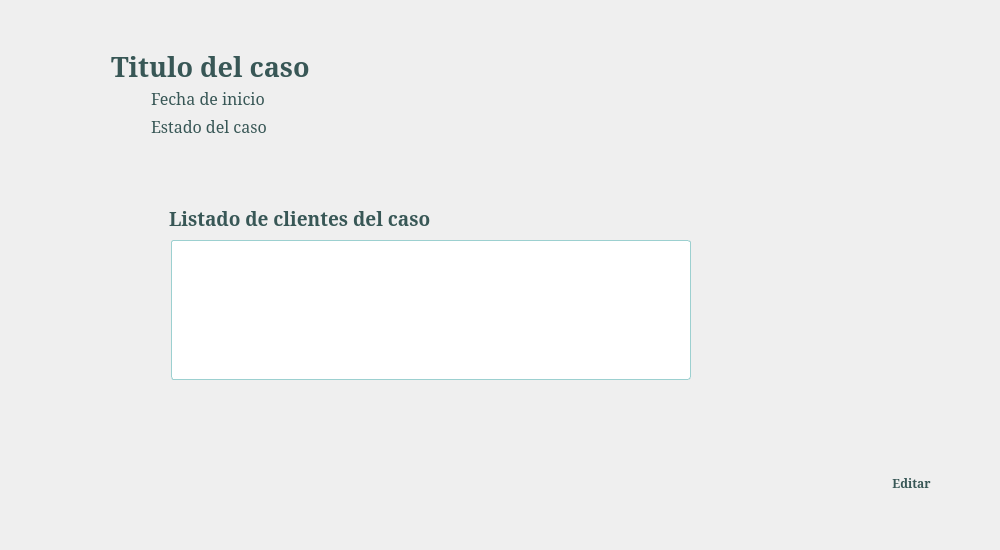
<?xml version="1.0" encoding="UTF-8"?>
<ui version="4.0">
 <class>CaseDetailView</class>
 <widget class="QWidget" name="CaseDetailView">
  <property name="geometry">
   <rect>
    <x>0</x>
    <y>0</y>
    <width>1000</width>
    <height>550</height>
   </rect>
  </property>
  <property name="windowTitle">
   <string>Form</string>
  </property>
  <layout class="QGridLayout" name="gridLayout">
   <item row="0" column="0">
    <layout class="QVBoxLayout" name="verticalLayout_3">
     <item>
      <spacer name="verticalSpacer_2">
       <property name="orientation">
        <enum>Qt::Vertical</enum>
       </property>
       <property name="sizeType">
        <enum>QSizePolicy::Minimum</enum>
       </property>
       <property name="sizeHint" stdset="0">
        <size>
         <width>20</width>
         <height>40</height>
        </size>
       </property>
      </spacer>
     </item>
     <item>
      <layout class="QHBoxLayout" name="horizontalLayout_4">
       <item>
        <spacer name="horizontalSpacer_3">
         <property name="orientation">
          <enum>Qt::Horizontal</enum>
         </property>
         <property name="sizeType">
          <enum>QSizePolicy::Minimum</enum>
         </property>
         <property name="sizeHint" stdset="0">
          <size>
           <width>100</width>
           <height>20</height>
          </size>
         </property>
        </spacer>
       </item>
       <item>
        <layout class="QVBoxLayout" name="verticalLayout_2">
         <item>
          <widget class="QLabel" name="labelTitle">
           <property name="minimumSize">
            <size>
             <width>250</width>
             <height>30</height>
            </size>
           </property>
           <property name="maximumSize">
            <size>
             <width>16777215</width>
             <height>30</height>
            </size>
           </property>
           <property name="font">
            <font>
             <family>Garamond</family>
             <pointsize>20</pointsize>
             <weight>75</weight>
             <bold>true</bold>
            </font>
           </property>
           <property name="styleSheet">
            <string notr="true">color: rgb(56,87,86);</string>
           </property>
           <property name="text">
            <string>Titulo del caso</string>
           </property>
          </widget>
         </item>
         <item>
          <layout class="QHBoxLayout" name="horizontalLayout_3">
           <item>
            <spacer name="horizontalSpacer_2">
             <property name="orientation">
              <enum>Qt::Horizontal</enum>
             </property>
             <property name="sizeType">
              <enum>QSizePolicy::Minimum</enum>
             </property>
             <property name="sizeHint" stdset="0">
              <size>
               <width>40</width>
               <height>20</height>
              </size>
             </property>
            </spacer>
           </item>
           <item>
            <layout class="QVBoxLayout" name="verticalLayoutFields">
             <item>
              <widget class="QLabel" name="label_2">
               <property name="minimumSize">
                <size>
                 <width>250</width>
                 <height>0</height>
                </size>
               </property>
               <property name="font">
                <font>
                 <family>Garamond</family>
                 <pointsize>12</pointsize>
                </font>
               </property>
               <property name="styleSheet">
                <string notr="true">color: rgb(56,87,86);</string>
               </property>
               <property name="text">
                <string>Fecha de inicio</string>
               </property>
              </widget>
             </item>
             <item>
              <widget class="QLabel" name="label_3">
               <property name="minimumSize">
                <size>
                 <width>250</width>
                 <height>20</height>
                </size>
               </property>
               <property name="maximumSize">
                <size>
                 <width>16777215</width>
                 <height>20</height>
                </size>
               </property>
               <property name="font">
                <font>
                 <family>Garamond</family>
                 <pointsize>12</pointsize>
                </font>
               </property>
               <property name="styleSheet">
                <string notr="true">color: rgb(56,87,86);</string>
               </property>
               <property name="text">
                <string>Estado del caso</string>
               </property>
              </widget>
             </item>
            </layout>
           </item>
          </layout>
         </item>
        </layout>
       </item>
       <item>
        <spacer name="horizontalSpacer_4">
         <property name="orientation">
          <enum>Qt::Horizontal</enum>
         </property>
         <property name="sizeHint" stdset="0">
          <size>
           <width>40</width>
           <height>20</height>
          </size>
         </property>
        </spacer>
       </item>
      </layout>
     </item>
     <item>
      <spacer name="verticalSpacer">
       <property name="orientation">
        <enum>Qt::Vertical</enum>
       </property>
       <property name="sizeType">
        <enum>QSizePolicy::Minimum</enum>
       </property>
       <property name="sizeHint" stdset="0">
        <size>
         <width>20</width>
         <height>40</height>
        </size>
       </property>
      </spacer>
     </item>
    </layout>
   </item>
   <item row="1" column="0">
    <layout class="QVBoxLayout" name="verticalLayout_5">
     <item>
      <spacer name="verticalSpacer_5">
       <property name="orientation">
        <enum>Qt::Vertical</enum>
       </property>
       <property name="sizeType">
        <enum>QSizePolicy::Minimum</enum>
       </property>
       <property name="sizeHint" stdset="0">
        <size>
         <width>20</width>
         <height>20</height>
        </size>
       </property>
      </spacer>
     </item>
     <item>
      <layout class="QHBoxLayout" name="horizontalLayout_5">
       <item>
        <spacer name="horizontalSpacer_5">
         <property name="orientation">
          <enum>Qt::Horizontal</enum>
         </property>
         <property name="sizeHint" stdset="0">
          <size>
           <width>120</width>
           <height>20</height>
          </size>
         </property>
        </spacer>
       </item>
       <item>
        <layout class="QVBoxLayout" name="verticalLayout">
         <item>
          <layout class="QHBoxLayout" name="horizontalLayout_2">
           <item>
            <widget class="QLabel" name="labelIconClients">
             <property name="minimumSize">
              <size>
               <width>32</width>
               <height>32</height>
              </size>
             </property>
             <property name="maximumSize">
              <size>
               <width>32</width>
               <height>32</height>
              </size>
             </property>
             <property name="pixmap">
              <pixmap resource="../../media.qrc">:/icons/Resources/imgs/icons/setDefault/Handshake Filled-32.png</pixmap>
             </property>
            </widget>
           </item>
           <item>
            <widget class="QLabel" name="labelListTitle">
             <property name="minimumSize">
              <size>
               <width>250</width>
               <height>30</height>
              </size>
             </property>
             <property name="maximumSize">
              <size>
               <width>16777215</width>
               <height>30</height>
              </size>
             </property>
             <property name="font">
              <font>
               <family>Garamond</family>
               <pointsize>14</pointsize>
               <weight>75</weight>
               <bold>true</bold>
              </font>
             </property>
             <property name="styleSheet">
              <string notr="true">color: rgb(56,87,86);</string>
             </property>
             <property name="text">
              <string>Listado de clientes del caso</string>
             </property>
            </widget>
           </item>
          </layout>
         </item>
         <item>
          <layout class="QHBoxLayout" name="horizontalLayout">
           <item>
            <spacer name="horizontalSpacer">
             <property name="orientation">
              <enum>Qt::Horizontal</enum>
             </property>
             <property name="sizeHint" stdset="0">
              <size>
               <width>40</width>
               <height>20</height>
              </size>
             </property>
            </spacer>
           </item>
           <item>
            <widget class="QListView" name="listViewClients">
             <property name="minimumSize">
              <size>
               <width>520</width>
               <height>140</height>
              </size>
             </property>
             <property name="maximumSize">
              <size>
               <width>16777215</width>
               <height>140</height>
              </size>
             </property>
             <property name="styleSheet">
              <string notr="true">QScrollBar:vertical {               
        border: 1px solid #9CD0D0;
        background:white;
        width:10px;    
        margin: 0px 0px 0px 0px;
    }
    QScrollBar::handle:vertical {
        background: qlineargradient(x1:0, y1:0, x2:1, y2:0,
        stop: 0  rgb(156,208,208), stop: 0.5 rgb(156,208,208),  stop:1 rgb(156,208,208));
        min-height: 0px;
    
    }
    QScrollBar::add-line:vertical {
        background: qlineargradient(x1:0, y1:0, x2:1, y2:0,
        stop: 0  rgb(156,208,208), stop: 0.5 rgb(156,208,208),  stop:1 rgb(156,208,208));
        height: px;
        subcontrol-position: bottom;
        subcontrol-origin: margin;
    }
    QScrollBar::sub-line:vertical {
        background: qlineargradient(x1:0, y1:0, x2:1, y2:0,
        stop: 0  rgb(156,208,208), stop: 0.5 rgb(156,208,208),  stop:1 rgb(156,208,2080));
        height: 0px;
        subcontrol-position: top;
        subcontrol-origin: margin;
    }

QListView{ 
	color: rgb(56,87,86);
	background-color: rgb(255, 255, 255);
	border: 1px solid rgb(156, 208, 208);
	border-radius: 3px }</string>
             </property>
            </widget>
           </item>
          </layout>
         </item>
        </layout>
       </item>
       <item>
        <spacer name="horizontalSpacer_6">
         <property name="orientation">
          <enum>Qt::Horizontal</enum>
         </property>
         <property name="sizeHint" stdset="0">
          <size>
           <width>40</width>
           <height>20</height>
          </size>
         </property>
        </spacer>
       </item>
      </layout>
     </item>
     <item>
      <spacer name="verticalSpacer_6">
       <property name="orientation">
        <enum>Qt::Vertical</enum>
       </property>
       <property name="sizeHint" stdset="0">
        <size>
         <width>20</width>
         <height>40</height>
        </size>
       </property>
      </spacer>
     </item>
    </layout>
   </item>
   <item row="1" column="1">
    <layout class="QVBoxLayout" name="verticalLayout_4">
     <item>
      <spacer name="verticalSpacer_3">
       <property name="orientation">
        <enum>Qt::Vertical</enum>
       </property>
       <property name="sizeHint" stdset="0">
        <size>
         <width>20</width>
         <height>40</height>
        </size>
       </property>
      </spacer>
     </item>
     <item>
      <layout class="QHBoxLayout" name="horizontalLayout_6">
       <item>
        <spacer name="horizontalSpacer_7">
         <property name="orientation">
          <enum>Qt::Horizontal</enum>
         </property>
         <property name="sizeHint" stdset="0">
          <size>
           <width>40</width>
           <height>20</height>
          </size>
         </property>
        </spacer>
       </item>
       <item>
        <widget class="QPushButton" name="pushButtonEditView">
         <property name="minimumSize">
          <size>
           <width>75</width>
           <height>32</height>
          </size>
         </property>
         <property name="maximumSize">
          <size>
           <width>75</width>
           <height>32</height>
          </size>
         </property>
         <property name="font">
          <font>
           <family>Garamond</family>
           <weight>75</weight>
           <bold>true</bold>
          </font>
         </property>
         <property name="styleSheet">
          <string notr="true">#pushButtonEditView:hover:!pressed
{
	border: 1px solid #80C7C6;
}
#pushButtonEditView
{
	color: rgb(56, 87, 86);
}</string>
         </property>
         <property name="text">
          <string>Editar</string>
         </property>
         <property name="icon">
          <iconset resource="../../media.qrc">
           <normaloff>:/icons/Resources/imgs/icons/setDefault/Edit Row-32.png</normaloff>:/icons/Resources/imgs/icons/setDefault/Edit Row-32.png</iconset>
         </property>
         <property name="iconSize">
          <size>
           <width>32</width>
           <height>32</height>
          </size>
         </property>
         <property name="flat">
          <bool>true</bool>
         </property>
        </widget>
       </item>
       <item>
        <spacer name="horizontalSpacer_8">
         <property name="orientation">
          <enum>Qt::Horizontal</enum>
         </property>
         <property name="sizeType">
          <enum>QSizePolicy::Minimum</enum>
         </property>
         <property name="sizeHint" stdset="0">
          <size>
           <width>40</width>
           <height>20</height>
          </size>
         </property>
        </spacer>
       </item>
      </layout>
     </item>
     <item>
      <spacer name="verticalSpacer_4">
       <property name="orientation">
        <enum>Qt::Vertical</enum>
       </property>
       <property name="sizeType">
        <enum>QSizePolicy::Minimum</enum>
       </property>
       <property name="sizeHint" stdset="0">
        <size>
         <width>20</width>
         <height>40</height>
        </size>
       </property>
      </spacer>
     </item>
    </layout>
   </item>
  </layout>
  <zorder>layoutWidget</zorder>
  <zorder>layoutWidget</zorder>
  <zorder>labelTitle</zorder>
  <zorder>pushButtonEditView</zorder>
  <zorder></zorder>
  <zorder>horizontalSpacer_2</zorder>
  <zorder>horizontalSpacer_3</zorder>
  <zorder>horizontalSpacer_4</zorder>
  <zorder>verticalSpacer</zorder>
  <zorder>verticalSpacer_2</zorder>
  <zorder>horizontalSpacer_5</zorder>
  <zorder>horizontalSpacer_6</zorder>
  <zorder>horizontalSpacer_7</zorder>
  <zorder>horizontalSpacer_8</zorder>
  <zorder>verticalSpacer_3</zorder>
  <zorder>verticalSpacer_4</zorder>
  <zorder>layoutWidget</zorder>
  <zorder></zorder>
  <zorder>verticalSpacer_5</zorder>
  <zorder>verticalSpacer_6</zorder>
 </widget>
 <resources>
  <include location="../../media.qrc"/>
 </resources>
 <connections/>
</ui>
